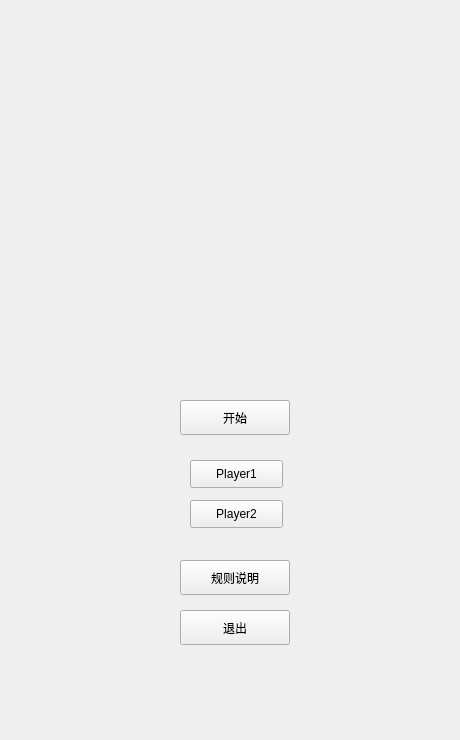
<?xml version="1.0" encoding="UTF-8"?>
<ui version="4.0">
 <class>Widget</class>
 <widget class="QWidget" name="Widget">
  <property name="geometry">
   <rect>
    <x>0</x>
    <y>0</y>
    <width>460</width>
    <height>740</height>
   </rect>
  </property>
  <property name="windowTitle">
   <string>Widget</string>
  </property>
  <widget class="QPushButton" name="StartButton">
   <property name="geometry">
    <rect>
     <x>180</x>
     <y>400</y>
     <width>110</width>
     <height>35</height>
    </rect>
   </property>
   <property name="minimumSize">
    <size>
     <width>110</width>
     <height>35</height>
    </size>
   </property>
   <property name="maximumSize">
    <size>
     <width>110</width>
     <height>35</height>
    </size>
   </property>
   <property name="text">
    <string>开始</string>
   </property>
  </widget>
  <widget class="QPushButton" name="Player1">
   <property name="geometry">
    <rect>
     <x>190</x>
     <y>460</y>
     <width>93</width>
     <height>28</height>
    </rect>
   </property>
   <property name="text">
    <string>Player1</string>
   </property>
  </widget>
  <widget class="QPushButton" name="Player2">
   <property name="geometry">
    <rect>
     <x>190</x>
     <y>500</y>
     <width>93</width>
     <height>28</height>
    </rect>
   </property>
   <property name="text">
    <string>Player2</string>
   </property>
  </widget>
  <widget class="QPushButton" name="Instruction">
   <property name="geometry">
    <rect>
     <x>180</x>
     <y>560</y>
     <width>110</width>
     <height>35</height>
    </rect>
   </property>
   <property name="minimumSize">
    <size>
     <width>110</width>
     <height>35</height>
    </size>
   </property>
   <property name="maximumSize">
    <size>
     <width>110</width>
     <height>35</height>
    </size>
   </property>
   <property name="text">
    <string>规则说明</string>
   </property>
  </widget>
  <widget class="QPushButton" name="ExitButton">
   <property name="geometry">
    <rect>
     <x>180</x>
     <y>610</y>
     <width>110</width>
     <height>35</height>
    </rect>
   </property>
   <property name="minimumSize">
    <size>
     <width>110</width>
     <height>35</height>
    </size>
   </property>
   <property name="maximumSize">
    <size>
     <width>110</width>
     <height>35</height>
    </size>
   </property>
   <property name="text">
    <string>退出</string>
   </property>
  </widget>
 </widget>
 <resources/>
 <connections/>
</ui>
